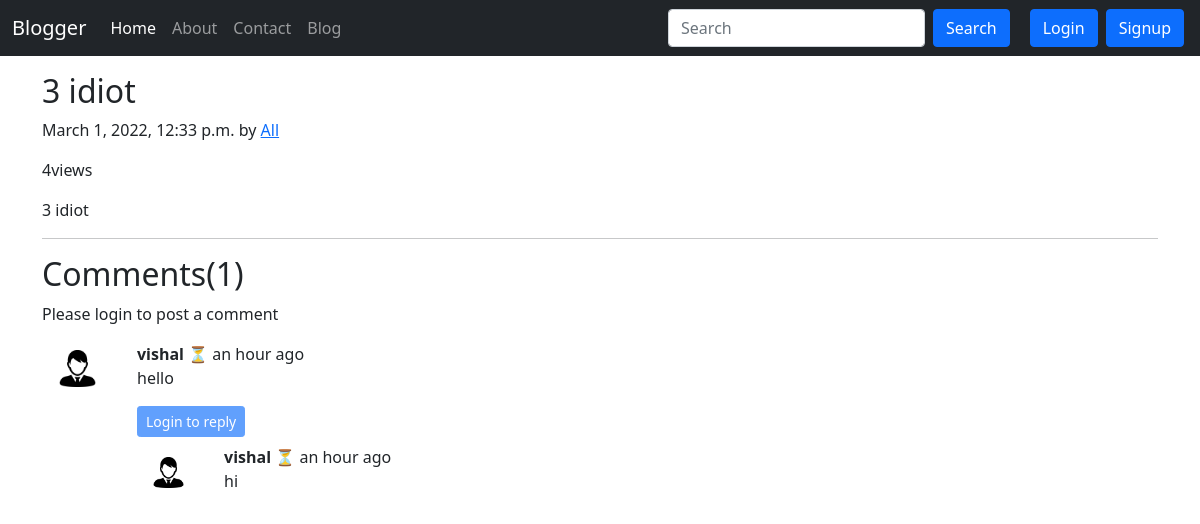
/blog/abcd, run on the app's committed database.
### blog/models.py (models this page shows, shortened)
class Post(models.Model):
    sno = models.AutoField(primary_key=True)
    title = models.CharField(max_length=255)
    content = models.TextField()
    author = models.CharField(max_length=20)
    slug = models.CharField(max_length=130)
    views = models.IntegerField(default=0)
    timestamp = models.DateTimeField(blank=True)

class BlogComment(models.Model):
    sno = models.AutoField(primary_key=True)
    comment = models.TextField()
    user = models.ForeignKey(User, on_delete=models.CASCADE)
    post = models.ForeignKey(Post, on_delete=models.CASCADE)
    parent = models.ForeignKey('self', on_delete=models.CASCADE, null=True)
    timestamp = models.DateTimeField(default=now)

### blog/views.py (the view)
# urls.py: path('<str:slug>', views.blogPost, name="blogPost"),
def blogPost(request, slug):
    post = Post.objects.filter(slug=slug)[0]
    post.views = post.views+1
    post.save()
    comments = BlogComment.objects.filter(post=post, parent = None)
    replies = BlogComment.objects.filter(post=post).exclude(parent = None)
    replyDict = {}
    for reply in replies:
        if reply.parent.sno not in replyDict.keys():
            replyDict[reply.parent.sno] = [reply]
        else:
            replyDict[reply.parent.sno].append(reply)
    context = {
        'post': post,
        'comments': comments,
        'user' : request.user,
        'replyDict' : replyDict,
    }
    return render(request, "blog/blogPost.html", context)

### blog/templatetags/extras.py (called while the page is built)
@register.filter(name='get_val')
def get_val(dict, key):
    return dict.get(key)

### templates/blog/blogPost.html (shortened to what this page needs)
{% extends 'base.html' %}
{% block blogactive %} active {% endblock blogactive %}
{% block body %}
{% load humanize %}
{% load extras %}
<div class="container my-3">
  <h2 class="blog-post-title">{{ post.title }}</h2>
  <p class="blog-post-meta">{{ post.timestamp}} by <a href="/about">{{post.author}}</a></p>
  <span>{{post.views}}views</span>
  <p>{{post.content|safe}}</p>
  <hr>
</div>
<div class="container">
  <h2>Comments({{comments.count}})</h2>
  <div class="my-2">
    {% if user.is_authenticated %}
    <form action="/blog/postComment" method="post">
      {% csrf_token %}
      <label class="my-2" for="comemnt">Post Your Views Here 😊</label><br>
      <textarea class="my-2" type="text" name="comment" placeholder="Enter Comment" cols="60" rows="3"></textarea>
      <br>
      <input type="hidden" name="postSno" value="{{post.sno}}">
      <input type="hidden" name="parentSno" value="">
      <input class="my-2 btn btn-outline-success" type="submit" value="Submit">
    </form>
    {% else %}
    <p>Please login to post a comment</p>
    {% endif %}
</div>
  {% for comment in comments %}
  <div class="row my-3">
    <div class="col-md-1 ">
      <img src="/static/icon.png" alt="user" class="rounded mx-auto d-block w-75 p-2">
    </div>
    <div class="col-md-11 ">
      <b>{{comment.user.username}}</b> ⏳ <span>{{comment.timestamp | naturaltime}}</span>
      <div>{{comment.comment}}</div>
      <div class="reply mx-0 mt-3">
        {% if user.is_authenticated %}
          <button class="btn btn-sm btn-primary" type="button" data-bs-toggle="collapse" data-bs-target="#replyBox{{comment.sno}}" aria-expanded="false">
            Reply
          </button>
        <div class="collapse" id="replyBox{{comment.sno}}">
          <div class="card card-body my-2">
            <form action="/blog/postComment" method="post">
              {% csrf_token %}
              <label class="my-2" for="comemnt">Post a reply</label><br>
              <textarea class="my-2" type="text" name="comment" placeholder="Enter Comment" cols="60" rows="3"></textarea>
              <input type="hidden" name="parentSno" value="{{comment.sno}}">
              <br>
              <input type="hidden" name="postSno" value="{{post.sno}}">
              <input class="my-2 btn btn-outline-success" type="submit" value="Submit">
            </form>
          </div>
        </div>
        {% else %}
        <button class="btn btn-sm btn-primary" type="button" data-bs-toggle="collapse" data-bs-target="#replyBox{{comment.sno}}" aria-expanded="false" disabled>
          Login to reply
        </button>
        {% endif %}
        <div class="replies my-2">
            {% for reply in replyDict|get_val:comment.sno %}
            <div class="row my-2">
              <div class="col-md-1 ">
                <img src="/static/icon.png" alt="user" class="rounded mx-auto d-block my-1 w-75 p-2">
              </div>
              <div class="col-md-11">
                <b>{{reply.user.username}}</b> ⏳ <span>{{reply.timestamp | naturaltime}}</span>
      <div>{{reply.comment}}</div>
                <br>
              </div>
            </div>
            {% endfor %}
        </div>
      </div>
    </div>
  </div>
  {% endfor %}
</div>
{% endblock body %}

### data on the page
Post: title "3 idiot", timestamp "March 1, 2022, 12:33 p.m.", author "All", views "4", content "3 idiot"
BlogComment: user.username "vishal", timestamp "an hour ago", comment "hello"
BlogComment: user.username "vishal", timestamp "an hour ago", comment "hi"

### other printed values
{{ comments.count }} "1"
